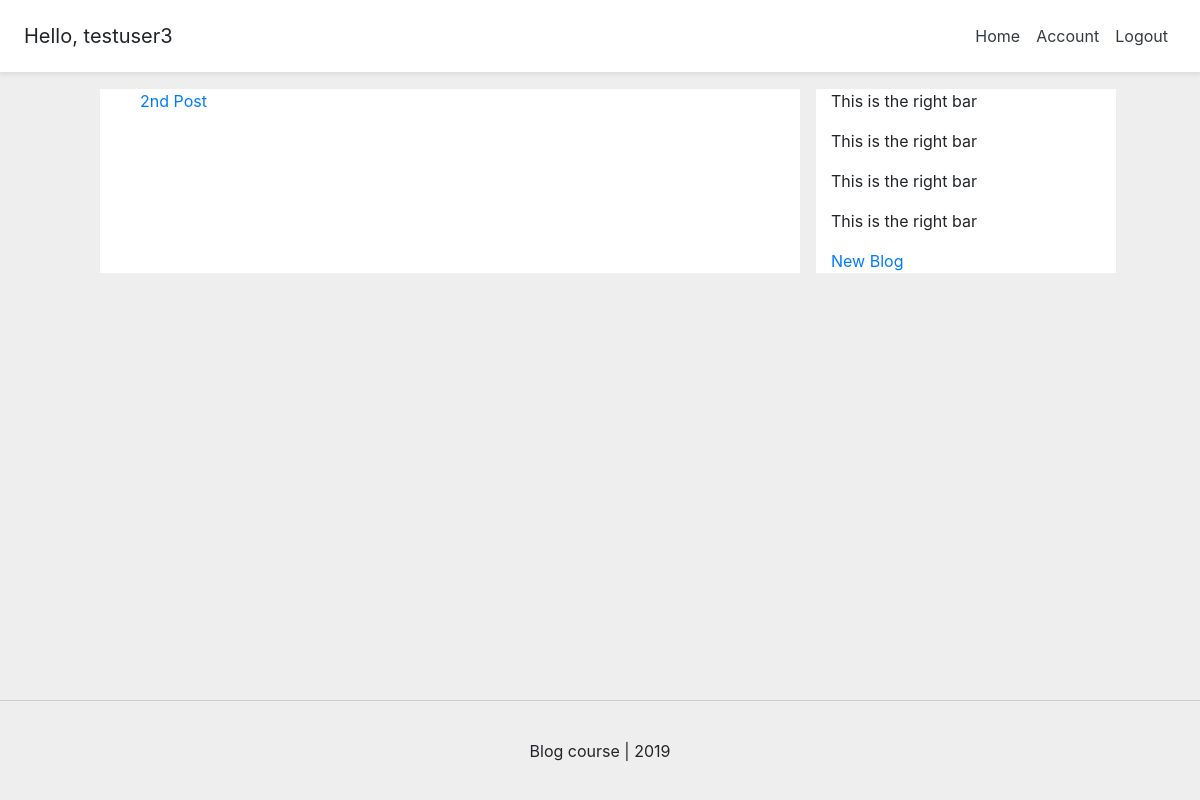
/ (signed in), run on an earlier commit of the app's database.
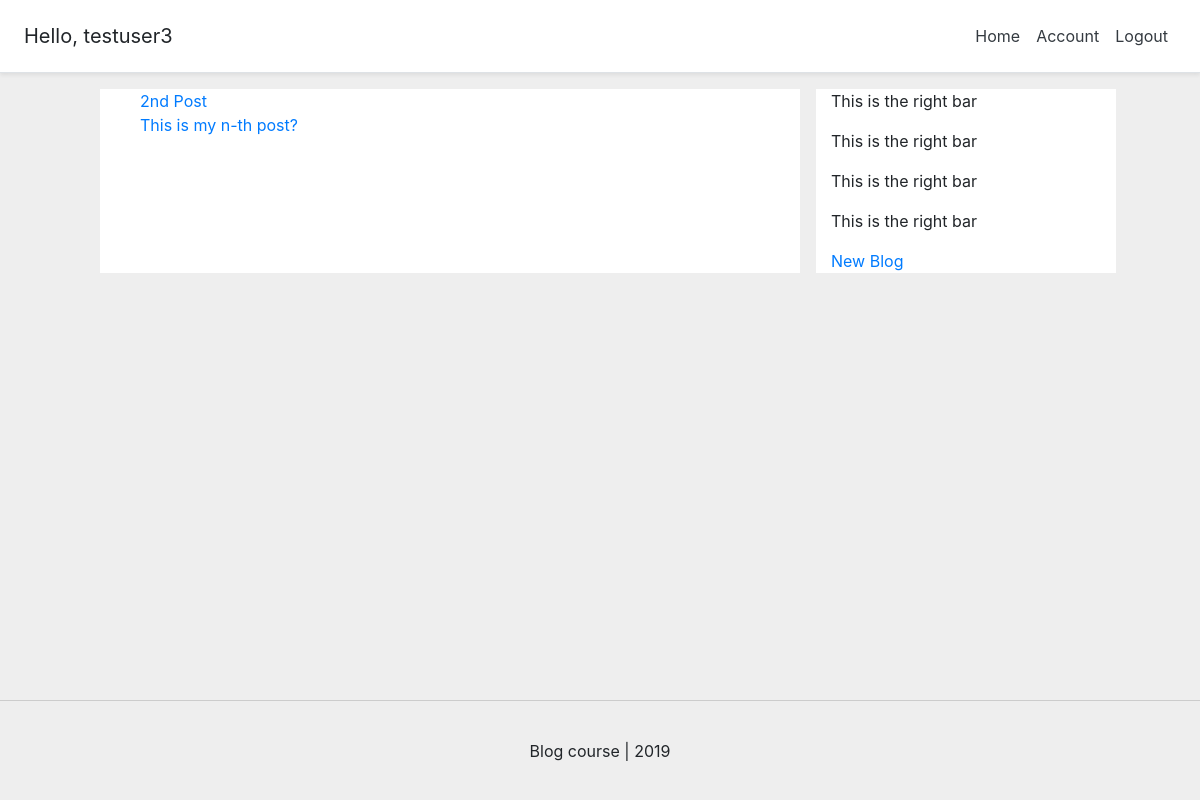
And on a later commit of the database.
### account/models.py (models this page shows, shortened)
class Account(AbstractBaseUser):
    email = models.EmailField(verbose_name="email", max_length=60, unique=True)
    username = models.CharField(max_length=30, unique=True)
    date_joined = models.DateTimeField(
        verbose_name='date joined', auto_now_add=True)
    last_login = models.DateTimeField(verbose_name='last login', auto_now=True)
    is_admin = models.BooleanField(default=False)
    is_active = models.BooleanField(default=True)
    is_staff = models.BooleanField(default=False)
    is_superuser = models.BooleanField(default=False)
    USERNAME_FIELD = 'email'
    REQUIRED_FIELDS = ['username']
    objects = MyAccountManager()

### blog/models.py (models this page shows, shortened)
class BlogPost(models.Model):
    title = models.CharField(max_length=60, null=False, blank=False)
    body = models.TextField(max_length=5000, null=False, blank=False)
    image = models.ImageField(
        upload_to=upload_location, null=False, blank=False)
    date_published = models.DateTimeField(
        auto_now=True, verbose_name='date published')
    date_updated = models.DateTimeField(
        auto_now=True, verbose_name='date updated')
    author = models.ForeignKey(
        settings.AUTH_USER_MODEL, on_delete=models.CASCADE)
    slug = models.SlugField(blank=True, unique=True)

### personal/views.py (the view)
# urls.py: path('', homeview, name='home'),
def homeview(request):
    print(request.headers)
    user = request.user
    if user.is_authenticated:
        blogs = BlogPost.objects.filter(author=user)
        context = {
            'blogs': blogs
        }
        return render(request, 'personal/home.html', context)
    else:
        return redirect('login')

### personal/templates/personal/home.html (shortened to what this page needs)
{% extends "base.html" %}
{% block content %}
<div class='container-lg'>
    <div class='d-flex flex-wrap'>
        <div class='col-10 col-lg-7 offset-1 bg-white'>
            <ul>
                {% for post in blogs %}
                <li class='row'><a href="{% url 'blog:detail' post.slug %}">{{post.title}}</a></li>
                {% endfor %}
            </ul>
        </div>
        <div class='col-lg-3 d-none d-lg-block ml-3 bg-white'>
            <p>This is the right bar</p>
            <p>This is the right bar</p>
            <p>This is the right bar</p>
            <p>This is the right bar</p>
            <a href='{% url "blog:create" %}'>New Blog</a>
        </div>
    </div>
</div>
{% endblock content %}

### templates/base.html (shortened to what this page needs)
<!DOCTYPE html>
<html lang="en">
<head>
</head>
<body>
    <div class='d-flex flex-column vh-100' style="background-color: #EEE;">
        {% include 'account/snippets/header.html' %}
        <div class='flex-grow-1'>
            {% block content %}
            {% endblock %}
        </div>
        <div>
            {% include 'account/snippets/footer.html' %}
        </div>
    </div>
</body>
</html>

### account/templates/account/snippets/header.html (shortened to what this page needs)
<link rel="stylesheet" href="https://stackpath.bootstrapcdn.com/bootstrap/4.3.1/css/bootstrap.min.css">
<div class="d-flex flex-column flex-md-row align-items-center p-3 px-md-4 mb-3 bg-white border-bottom shadow-sm">
    {% if request.user.is_authenticated %}
        <h5 class="my-0 mr-md-auto font-weight-normal">Hello, {{request.user.username}}</h5>
        <a class="p-2 text-dark" href="{% url 'home' %}">Home</a>
        <a class="p-2 text-dark" href="{% url 'account' %}">Account</a>
        <a class="p-2 text-dark" href="{% url 'logout' %}">Logout</a>
    {% else %}
        <h5 class="my-0 mr-md-auto font-weight-normal">Django</h5>
        <a class="p-2 text-dark" href="{% url 'register' %}">Register</a>
        <a class="p-2 text-dark" href="{% url 'login' %}">Login</a>
    {% endif %}
</div>

### account/templates/account/snippets/footer.html (shortened to what this page needs)
<div class='d-flex align-items-center footer'>
    <p class='m-auto'>Blog course | 2019</p>
</div>

### account/templates/account/snippets/header.html (style rules this page uses)
body { height: 100%; }

### personal/templates/personal/home.html (style rules this page uses)
.bg-white { background-color: white; }

### account/templates/account/snippets/footer.html (style rules this page uses)
.footer { min-height: 100px; border-top: 1px solid #CCC; width: 100%; }

What changed in the data, as far as the page shows it:
added BlogPost: title "This is my n-th post?"
